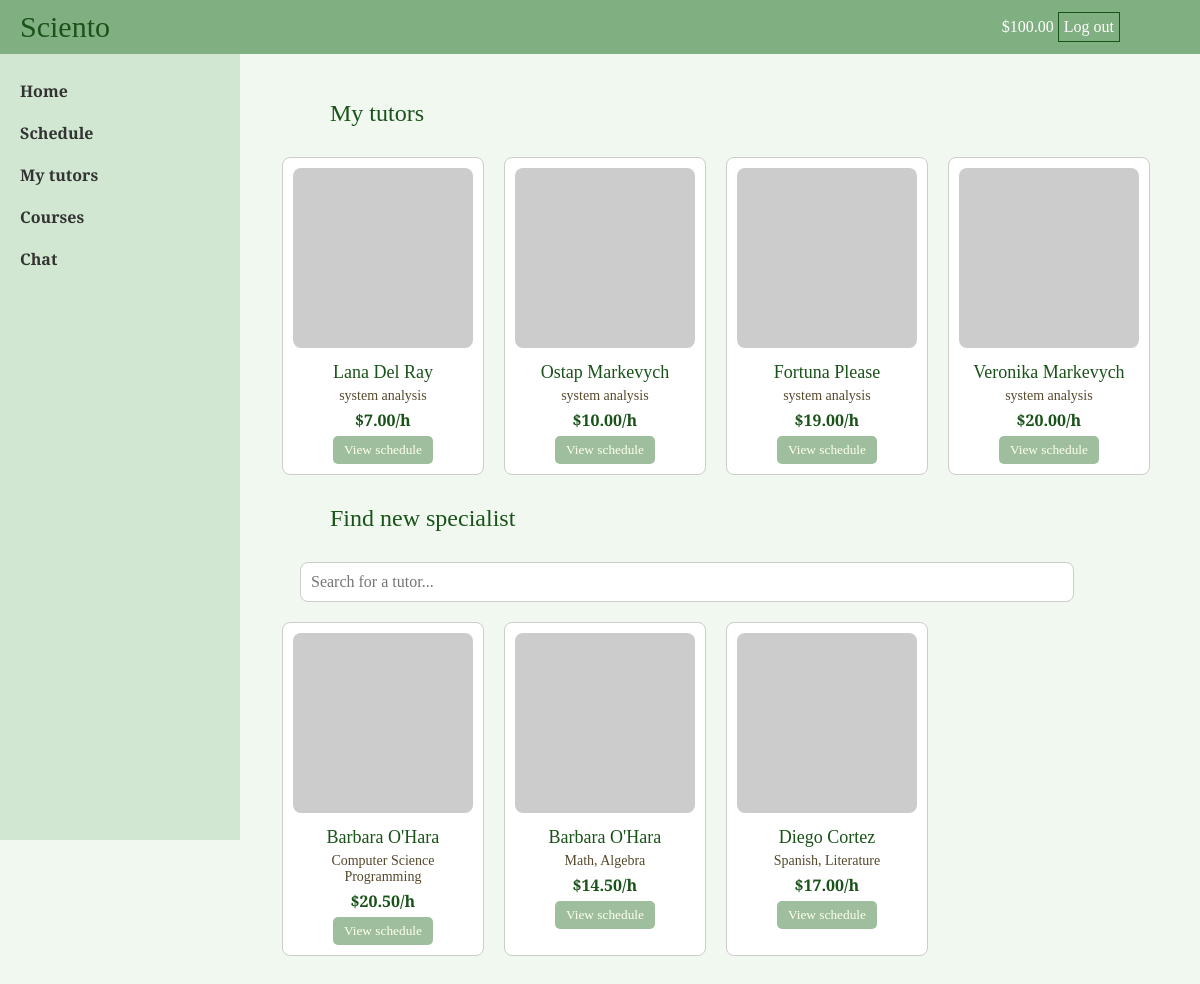
/users/, run on the app's committed database.
### users/models.py (models this page shows, shortened)
class Tutor(models.Model):
    tutor_id = models.AutoField(primary_key=True)
    first_name = models.CharField(max_length=50)
    last_name = models.CharField(max_length=50)
    email = models.EmailField(unique=True, null=False)
    password = models.CharField(max_length=128)
    role = models.CharField(max_length=10, choices=ROLE_CHOICES, default='tutor')
    photo = models.ImageField(upload_to='user_photos/', blank=True, null=True)
    about_me = models.TextField(max_length=500)
    specialization = models.CharField(max_length=100)
    hourly_rate = models.DecimalField(max_digits=7, decimal_places=2)
    account_number = models.CharField(max_length=50)
    rating = models.FloatField(default=0.0)

### users/views.py (the view)
# urls.py: path('users/', include('users.urls')),          # URL-адреси для користувачів
def users(request):
    lastest_tutors = Tutor.objects.order_by('hourly_rate')
    return render(request, 'users/list.html', {"lastest_tutors":lastest_tutors})

### users/templates/users/list.html (shortened to what this page needs)
{% extends 'users/users.html' %}
{% block content %}
<div class="tutors-container">
    {% if lastest_tutors %}
    {% for a in lastest_tutors %}
    <div class="tutor-card">
        <img src="https://via.placeholder.com/150" alt="Tutor">
        <h3>{{a.first_name}} {{a.last_name}}</h3>
        <p>{{a.specialization }}</p>
        <p class="price">${{ a.hourly_rate }}/h</p>
        <button>View schedule</button>
    </div>
    {%endfor%}
    {% else %}
    <p>Tutots are not found</p>
    {% endif%}
</div>
{%endblock%}

### users/templates/users/users.html (shortened to what this page needs)
{% load static %}
<!DOCTYPE html>
<html lang="en">
<head>
    <link rel="stylesheet" href="{% static 'users/styles.css' %}">
</head>
<body>
    <header>
        <nav>
            <h1>Sciento</h1>
            <div class="balance">$100.00 <button>Log out</button></div>
        </nav>
    </header>
    <div class="sidebar">
        <ul>
            <li><a href="#">Home</a></li>
            <li><a href="#">Schedule</a></li>
            <li><a href="#">My tutors</a></li>
            <li><a href="#">Courses</a></li>
            <li><a href="#">Chat</a></li>
        </ul>
    </div>
    <div class="content">
        <div class="section-title">My tutors</div>
        {%block content%}
        {%endblock%}
        <div class="section-title">Find new specialist</div>
        <div class="search-bar">
            <input type="text" placeholder="Search for a tutor...">
        </div>
        <div class="tutors-container">
            <div class="tutor-card">
                <img src="https://via.placeholder.com/150" alt="Tutor">
                <h3>Barbara O'Hara</h3>
                <p>Computer Science<br>Programming</p>
                <p class="price">$20.50/h</p>
                <button>View schedule</button>
            </div>
            <div class="tutor-card">
                <img src="https://via.placeholder.com/150" alt="Tutor">
                <h3>Barbara O'Hara</h3>
                <p>Math, Algebra</p>
                <p class="price">$14.50/h</p>
                <button>View schedule</button>
            </div>
            <div class="tutor-card">
                <img src="https://via.placeholder.com/150" alt="Tutor">
                <h3>Diego Cortez</h3>
                <p>Spanish, Literature</p>
                <p class="price">$17.00/h</p>
                <button>View schedule</button>
            </div>
        </div>
    </div>
</body>
</html>

### static/users/styles.css (style rules this page uses)
* { font-family: "Playfair Display", serif; font-optical-sizing: auto; font-weight: 400; font-style: normal; }
:root { --primary_dark_green: #1A5319; --secondary_dark_green: #80AF81; --dark_brown: #55482B; --beige: #FFFFEC; }
body { font-family: Arial, sans-serif; margin: 0; padding: 0; background-color: #f0f8f0; position: relative; max-width: 100%; }
header { max-width: auto; }
nav { display: flex; justify-content: space-between; align-items: center; background-color: var(--secondary_dark_green); padding: 10px 20px; color: white; position: fixed; width: auto; z-index: 2; top: 0; width: 100%; }
nav button { all: unset; margin-right: 100px; padding: 5px; border: 1px, solid, var(--primary_dark_green); }
header h1 { margin: 0; color: var(--primary_dark_green); font-size: 30px; font-weight: 500; }
header .balance { font-size: 16px; }
.sidebar { background-color: #d1e7d1; padding: 20px; width: 200px; height: 100vh; position: fixed; top: 0; }
.sidebar ul { margin-top: 60px; list-style: none; padding: 0; }
.sidebar ul li { margin-bottom: 20px; }
.sidebar ul li a { text-decoration: none; color: #333; font-weight: bold; }
.content { margin-left: 220px; padding: 20px; margin-top: 80px; }
.section-title { color: var(--primary_dark_green); max-width: 100%; font-size: 24px; font-weight: 500; margin-bottom: 30px; margin-left: 90px; }
.tutors-container { width: auto; display: flex; flex-wrap: wrap; gap: 20px; margin-bottom: 30px; padding-left: 4cap; }
.tutor-card { background-color: white; border: 1px solid #ccc; border-radius: 8px; padding: 10px; width: 180px; text-align: center; }
.tutor-card img { width: 100%; border-radius: 8px; }
.tutor-card h3 { color: var(--primary_dark_green); font-size: 18px; margin: 10px 0 5px; }
.tutor-card p { font-size: 14px; color: var(--dark_brown); margin: 5px 0; }
.tutor-card .price { font-size: 16px; color: var(--primary_dark_green); font-weight: bold; }
.tutor-card button { background-color: #9ebe9e; color: var(--beige); border: 1px, solid, rgba(255, 255, 255, 0); padding: 5px 10px; border-radius: 5px; cursor: pointer; font-weight: 500; }
.search-bar { margin-left: 60px; margin-bottom: 20px; width: 80%; }
.search-bar input { width: 100%; padding: 10px; font-size: 16px; border: 1px solid #ccc; border-radius: 8px; }

### data on the page
Tutor: first_name "Lana", last_name "Del Ray", specialization "system analysis", hourly_rate "7.00"
Tutor: first_name "Ostap", last_name "Markevych", specialization "system analysis", hourly_rate "10.00"
Tutor: first_name "Fortuna", last_name "Please", specialization "system analysis", hourly_rate "19.00"
Tutor: first_name "Veronika", last_name "Markevych", specialization "system analysis", hourly_rate "20.00"
